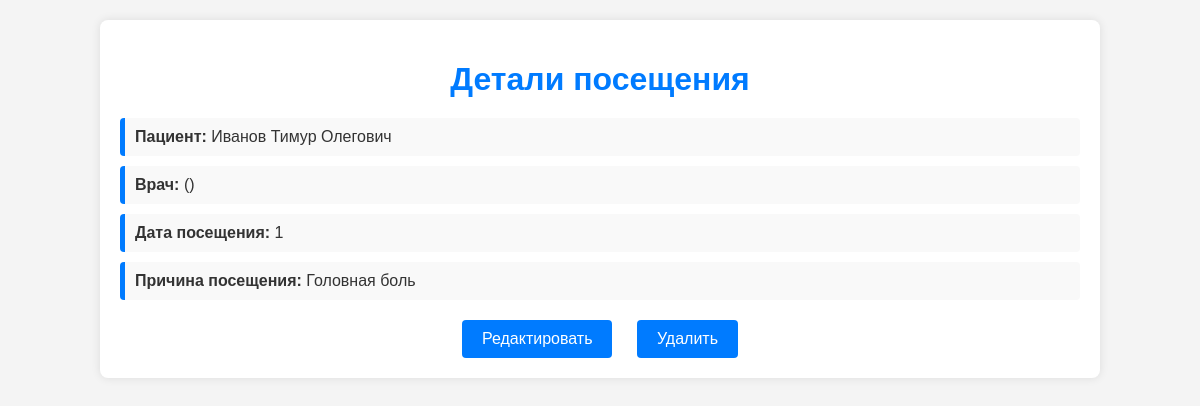
The page /visits/12/ (signed in) on the database its author committed.
### patientlist/models.py (models this page shows, shortened)
class Visit(models.Model):
    visit_id = models.AutoField(primary_key=True)
    patient = models.ForeignKey(Patient, on_delete=models.CASCADE)
    doctor = models.ForeignKey(Doctor, on_delete=models.CASCADE)
    reason = models.ForeignKey(ReasonForVisit, on_delete=models.CASCADE)
    duration = models.IntegerField()

class Patient(models.Model):
    patient_id = models.AutoField(primary_key=True)
    last_name = models.CharField(max_length=100)
    first_name = models.CharField(max_length=100)
    middle_name = models.CharField(max_length=100)
    email = models.CharField(max_length=200)
    phone_number = models.CharField(max_length=20)
    def __str__(self):
        return f"{self.last_name} {self.first_name} {self.middle_name}"

class Doctor(models.Model):
    doctor_id = models.AutoField(primary_key=True)
    last_name = models.CharField(max_length=100)
    first_name = models.CharField(max_length=100)
    middle_name = models.CharField(max_length=100)
    prof = models.CharField(max_length=100)
    def __str__(self):
        return f"{self.last_name} {self.first_name} ({self.prof})"

class ReasonForVisit(models.Model):
    reason_id = models.AutoField(primary_key=True)
    reason_name = models.CharField(max_length=200)
    def __str__(self):
        return self.reason_name

### patientlist/views.py (the view)
# urls.py: path('visits/<int:pk>/', views.visit_detail, name='visit_detail'),
@login_required
@user_passes_test(is_doctor)
def visit_detail(request, pk):
    try:
        doctor = Doctor.objects.get(doctor_id=request.user.id)
        visit = get_object_or_404(Visit, pk=pk, doctor=doctor)  # Врач должен быть владельцем визита
        return render(request, 'visit_detail.html', {'visit': visit})
    except Doctor.DoesNotExist:
        return render(request, 'create_doctor_profile.html', {'message': 'Пожалуйста, создайте профиль врача, чтобы просматривать посещения.'})  # Или другая страница с сообщением

### patientlist/views.py (called while the page is built)
def is_doctor(user):
    return user.groups.filter(name='Doctor').exists()

### patientlist/templates/visit_detail.html (shortened to what this page needs)
<!DOCTYPE html>
<html lang="en">
<head>
</head>
<body>
    <div class="container">
        <h1>Детали посещения</h1>
        <div class="detail-item">
            <strong>Пациент:</strong> {{ visit.patient }}
        </div>
        <div class="detail-item">
            <strong>Врач:</strong> {{ visit.doctor }}
        </div>
        <div class="detail-item">
            <strong>Дата посещения:</strong> {{ visit.duration }}
        </div>
        <div class="detail-item">
            <strong>Причина посещения:</strong> {{ visit.reason }}
        </div>
        <div class="actions">
            <a href="{% url 'visit_update' visit.pk %}">Редактировать</a>
            <a href="{% url 'visit_delete' visit.pk %}" class="delete-link">Удалить</a>
        </div>
    </div>
</body>
</html>

### patientlist/templates/visit_detail.html (style rules this page uses)
body { font-family: 'Arial', sans-serif; background-color: #f4f4f4; margin: 0; padding: 0; color: #333; }
.container { width: 80%; margin: 20px auto; background-color: #fff; padding: 20px; border-radius: 8px; box-shadow: 0 0 10px rgba(0, 0, 0, 0.1); }
h1 { color: #007bff; text-align: center; margin-bottom: 20px; }
.detail-item { margin-bottom: 10px; padding: 10px; background-color: #f9f9f9; border-left: 5px solid #007bff; border-radius: 4px; }
.actions { text-align: center; margin-top: 20px; }
.actions a { display: inline-block; margin: 0 10px; padding: 10px 20px; background-color: #007bff; color: white; text-decoration: none; border-radius: 4px; transition: background-color 0.3s ease; }
.delete-link { background-color: #dc3545; }

### rows shown on the page
Visit: patient "Иванов Тимур Олегович", doctor "()", duration "1", reason "Головная боль"
